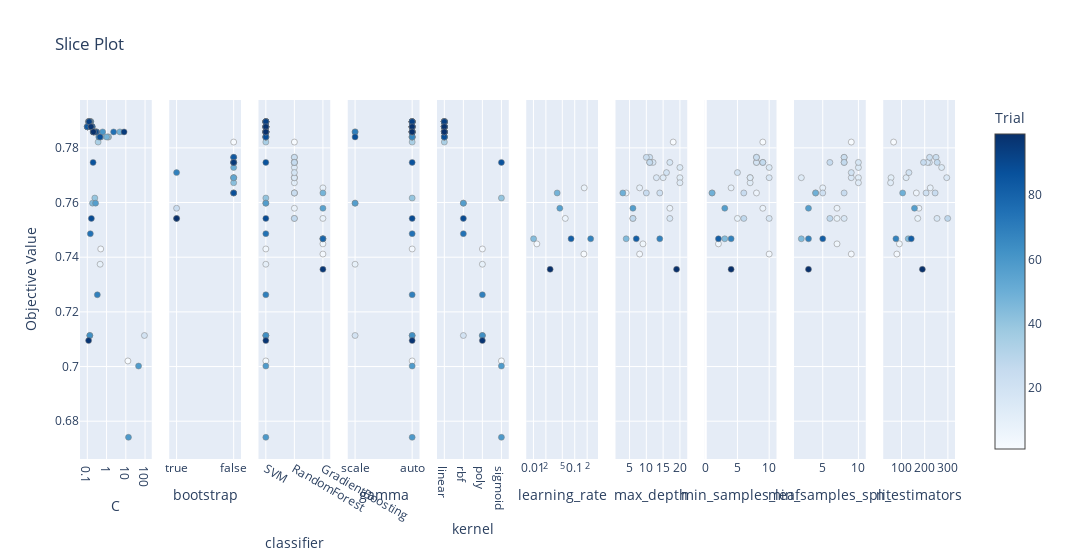

Here is the notebook cell this chart was saved with:
### Code cell
# 3. Slice Plot
plot_slice(study).show()

### Figure 1 — Plotly figure (JSON) as saved in the notebook; plotly's stock layout.template omitted (floating-point values rounded to 4 significant figures)
{"data": [{"marker": {"color": [1, 3, 9, 19, 27, 28, 29, 30, 31, 32, 33, 34, 35, 36, 37, 38, 39, 40, 41, 42, 44, 45, 46, 48, 49, 50, 51, 52, 53, 54, 56, 57, 58, 59, 60, 61, 62, 63, 64, 65, 67, 68, 69, 70, 71, 72, 73, 74, 75, 76, 77, 78, 80, 81, 82, 83, 84, 85, 86, 87, 88, 89, 90, 91, 92, 93, 94, 95, 97, 98, 99], "colorbar": {"title": {"text": "Trial"}, "x": 1, "xpad": 40}, "colorscale": [[0, "rgb(247,251,255)"], [0.125, "rgb(222,235,247)"], [0.25, "rgb(198,219,239)"], [0.375, "rgb(158,202,225)"], [0.5, "rgb(107,174,214)"], [0.625, "rgb(66,146,198)"], [0.75, "rgb(33,113,181)"], [0.875, "rgb(8,81,156)"], [1, "rgb(8,48,107)"]], "line": {"color": "Grey", "width": 0.5}, "showscale": true}, "mode": "markers", "name": "Feasible Trial", "showlegend": false, "type": "scatter", "x": [12.83, 0.4975, 0.4638, 92.55, 0.1205, 0.1237, 0.1017, 0.1141, 0.1434, 0.1162, 0.101, 0.3643, 0.2831, 1.273, 0.2172, 1.169, 0.1663, 0.2452, 0.1006, 0.1007, 0.2139, 0.1861, 0.1707, 1.004, 4.903, 0.507, 0.1158, 0.1499, 0.1456, 0.3006, 0.1355, 0.2687, 46.0, 13.74, 0.6284, 0.1512, 0.143, 0.1345, 0.1992, 0.1006, 0.3963, 0.1329, 0.3319, 0.2296, 0.1342, 0.1678, 0.1007, 0.1437, 2.323, 0.2218, 0.1223, 0.1795, 0.2488, 0.1612, 0.123, 0.1803, 0.1004, 0.3054, 0.1998, 0.1274, 0.457, 0.1627, 0.2689, 0.1227, 0.1567, 0.125, 0.2076, 8.139, 0.1167, 0.1561, 0.2082], "xaxis": "x", "y": [0.702, 0.743, 0.7374, 0.7114, 0.7896, 0.7896, 0.7877, 0.7896, 0.7896, 0.7896, 0.7877, 0.7821, 0.7858, 0.784, 0.7858, 0.784, 0.7877, 0.7616, 0.7877, 0.7877, 0.7858, 0.7598, 0.7877, 0.784, 0.7858, 0.784, 0.7896, 0.7896, 0.7896, 0.7858, 0.7114, 0.7598, 0.7002, 0.6741, 0.7858, 0.7896, 0.7896, 0.7114, 0.7858, 0.7877, 0.784, 0.7896, 0.7263, 0.7858, 0.7896, 0.7877, 0.7877, 0.7486, 0.7858, 0.7858, 0.7896, 0.7877, 0.7858, 0.7877, 0.7896, 0.7877, 0.7877, 0.7858, 0.7747, 0.7896, 0.784, 0.7542, 0.7858, 0.7896, 0.7877, 0.7896, 0.7858, 0.7858, 0.7095, 0.7877, 0.7858], "yaxis": "y"}, {"marker": {"color": [0, 5, 6, 10, 11, 12, 13, 14, 15, 16, 17, 18, 20, 21, 22, 23, 24, 25, 26], "colorbar": {"title": {"text": "Trial"}, "x": 1, "xpad": 40}, "colorscale": [[0, "rgb(247,251,255)"], [0.125, "rgb(222,235,247)"], [0.25, "rgb(198,219,239)"], [0.375, "rgb(158,202,225)"], [0.5, "rgb(107,174,214)"], [0.625, "rgb(66,146,198)"], [0.75, "rgb(33,113,181)"], [0.875, "rgb(8,81,156)"], [1, "rgb(8,48,107)"]], "line": {"color": "Grey", "width": 0.5}, "showscale": false}, "mode": "markers", "name": "Feasible Trial", "showlegend": false, "type": "scatter", "x": [false, false, true, false, false, false, false, false, true, false, false, true, false, false, false, false, false, false, true], "xaxis": "x2", "y": [0.7821, 0.7635, 0.7579, 0.7691, 0.7672, 0.7691, 0.7728, 0.7691, 0.7542, 0.7747, 0.7747, 0.7709, 0.7635, 0.7765, 0.7765, 0.7635, 0.7747, 0.7747, 0.7542], "yaxis": "y2"}, {"marker": {"color": [0, 1, 2, 3, 4, 5, 6, 7, 8, 9, 10, 11, 12, 13, 14, 15, 16, 17, 18, 19, 20, 21, 22, 23, 24, 25, 26, 27, 28, 29, 30, 31, 32, 33, 34, 35, 36, 37, 38, 39, 40, 41, 42, 43, 44, 45, 46, 47, 48, 49, 50, 51, 52, 53, 54, 55, 56, 57, 58, 59, 60, 61, 62, 63, 64, 65, 66, 67, 68, 69, 70, 71, 72, 73, 74, 75, 76, 77, 78, 79, 80, 81, 82, 83, 84, 85, 86, 87, 88, 89, 90, 91, 92, 93, 94, 95, 96, 97, 98, 99], "colorbar": {"title": {"text": "Trial"}, "x": 1, "xpad": 40}, "colorscale": [[0, "rgb(247,251,255)"], [0.125, "rgb(222,235,247)"], [0.25, "rgb(198,219,239)"], [0.375, "rgb(158,202,225)"], [0.5, "rgb(107,174,214)"], [0.625, "rgb(66,146,198)"], [0.75, "rgb(33,113,181)"], [0.875, "rgb(8,81,156)"], [1, "rgb(8,48,107)"]], "line": {"color": "Grey", "width": 0.5}, "showscale": false}, "mode": "markers", "name": "Feasible Trial", "showlegend": false, "type": "scatter", "x": ["RandomForest", "SVM", "GradientBoosting", "SVM", "GradientBoosting", "RandomForest", "RandomForest", "GradientBoosting", "GradientBoosting", "SVM", "RandomForest", "RandomForest", "RandomForest", "RandomForest", "RandomForest", "RandomForest", "RandomForest", "RandomForest", "RandomForest", "SVM", "RandomForest", "RandomForest", "RandomForest", "RandomForest", "RandomForest", "RandomForest", "RandomForest", "SVM", "SVM", "SVM", "SVM", "SVM", "SVM", "SVM", "SVM", "SVM", "SVM", "SVM", "SVM", "SVM", "SVM", "SVM", "SVM", "GradientBoosting", "SVM", "SVM", "SVM", "GradientBoosting", "SVM", "SVM", "SVM", "SVM", "SVM", "SVM", "SVM", "GradientBoosting", "SVM", "SVM", "SVM", "SVM", "SVM", "SVM", "SVM", "SVM", "SVM", "SVM", "GradientBoosting", "SVM", "SVM", "SVM", "SVM", "SVM", "SVM", "SVM", "SVM", "SVM", "SVM", "SVM", "SVM", "GradientBoosting", "SVM", "SVM", "SVM", "SVM", "SVM", "SVM", "SVM", "SVM", "SVM", "SVM", "SVM", "SVM", "SVM", "SVM", "SVM", "SVM", "GradientBoosting", "SVM", "SVM", "SVM"], "xaxis": "x3", "y": [0.7821, 0.702, 0.7412, 0.743, 0.7449, 0.7635, 0.7579, 0.7542, 0.7654, 0.7374, 0.7691, 0.7672, 0.7691, 0.7728, 0.7691, 0.7542, 0.7747, 0.7747, 0.7709, 0.7114, 0.7635, 0.7765, 0.7765, 0.7635, 0.7747, 0.7747, 0.7542, 0.7896, 0.7896, 0.7877, 0.7896, 0.7896, 0.7896, 0.7877, 0.7821, 0.7858, 0.784, 0.7858, 0.784, 0.7877, 0.7616, 0.7877, 0.7877, 0.7467, 0.7858, 0.7598, 0.7877, 0.7635, 0.784, 0.7858, 0.784, 0.7896, 0.7896, 0.7896, 0.7858, 0.7579, 0.7114, 0.7598, 0.7002, 0.6741, 0.7858, 0.7896, 0.7896, 0.7114, 0.7858, 0.7877, 0.7467, 0.784, 0.7896, 0.7263, 0.7858, 0.7896, 0.7877, 0.7877, 0.7486, 0.7858, 0.7858, 0.7896, 0.7877, 0.7467, 0.7858, 0.7877, 0.7896, 0.7877, 0.7877, 0.7858, 0.7747, 0.7896, 0.784, 0.7542, 0.7858, 0.7896, 0.7877, 0.7896, 0.7858, 0.7858, 0.7356, 0.7095, 0.7877, 0.7858], "yaxis": "y3"}, {"marker": {"color": [1, 3, 9, 19, 27, 28, 29, 30, 31, 32, 33, 34, 35, 36, 37, 38, 39, 40, 41, 42, 44, 45, 46, 48, 49, 50, 51, 52, 53, 54, 56, 57, 58, 59, 60, 61, 62, 63, 64, 65, 67, 68, 69, 70, 71, 72, 73, 74, 75, 76, 77, 78, 80, 81, 82, 83, 84, 85, 86, 87, 88, 89, 90, 91, 92, 93, 94, 95, 97, 98, 99], "colorbar": {"title": {"text": "Trial"}, "x": 1, "xpad": 40}, "colorscale": [[0, "rgb(247,251,255)"], [0.125, "rgb(222,235,247)"], [0.25, "rgb(198,219,239)"], [0.375, "rgb(158,202,225)"], [0.5, "rgb(107,174,214)"], [0.625, "rgb(66,146,198)"], [0.75, "rgb(33,113,181)"], [0.875, "rgb(8,81,156)"], [1, "rgb(8,48,107)"]], "line": {"color": "Grey", "width": 0.5}, "showscale": false}, "mode": "markers", "name": "Feasible Trial", "showlegend": false, "type": "scatter", "x": ["auto", "auto", "scale", "scale", "auto", "auto", "auto", "auto", "auto", "auto", "auto", "auto", "auto", "auto", "auto", "auto", "auto", "auto", "auto", "auto", "auto", "scale", "auto", "auto", "auto", "auto", "auto", "auto", "auto", "auto", "auto", "scale", "auto", "auto", "auto", "auto", "auto", "auto", "scale", "auto", "auto", "auto", "auto", "scale", "auto", "auto", "auto", "auto", "auto", "auto", "auto", "auto", "auto", "auto", "auto", "auto", "auto", "auto", "auto", "auto", "scale", "auto", "auto", "auto", "auto", "auto", "auto", "auto", "auto", "auto", "auto"], "xaxis": "x4", "y": [0.702, 0.743, 0.7374, 0.7114, 0.7896, 0.7896, 0.7877, 0.7896, 0.7896, 0.7896, 0.7877, 0.7821, 0.7858, 0.784, 0.7858, 0.784, 0.7877, 0.7616, 0.7877, 0.7877, 0.7858, 0.7598, 0.7877, 0.784, 0.7858, 0.784, 0.7896, 0.7896, 0.7896, 0.7858, 0.7114, 0.7598, 0.7002, 0.6741, 0.7858, 0.7896, 0.7896, 0.7114, 0.7858, 0.7877, 0.784, 0.7896, 0.7263, 0.7858, 0.7896, 0.7877, 0.7877, 0.7486, 0.7858, 0.7858, 0.7896, 0.7877, 0.7858, 0.7877, 0.7896, 0.7877, 0.7877, 0.7858, 0.7747, 0.7896, 0.784, 0.7542, 0.7858, 0.7896, 0.7877, 0.7896, 0.7858, 0.7858, 0.7095, 0.7877, 0.7858], "yaxis": "y4"}, {"marker": {"color": [1, 3, 9, 19, 27, 28, 29, 30, 31, 32, 33, 34, 35, 36, 37, 38, 39, 40, 41, 42, 44, 45, 46, 48, 49, 50, 51, 52, 53, 54, 56, 57, 58, 59, 60, 61, 62, 63, 64, 65, 67, 68, 69, 70, 71, 72, 73, 74, 75, 76, 77, 78, 80, 81, 82, 83, 84, 85, 86, 87, 88, 89, 90, 91, 92, 93, 94, 95, 97, 98, 99], "colorbar": {"title": {"text": "Trial"}, "x": 1, "xpad": 40}, "colorscale": [[0, "rgb(247,251,255)"], [0.125, "rgb(222,235,247)"], [0.25, "rgb(198,219,239)"], [0.375, "rgb(158,202,225)"], [0.5, "rgb(107,174,214)"], [0.625, "rgb(66,146,198)"], [0.75, "rgb(33,113,181)"], [0.875, "rgb(8,81,156)"], [1, "rgb(8,48,107)"]], "line": {"color": "Grey", "width": 0.5}, "showscale": false}, "mode": "markers", "name": "Feasible Trial", "showlegend": false, "type": "scatter", "x": ["sigmoid", "poly", "poly", "rbf", "linear", "linear", "linear", "linear", "linear", "linear", "linear", "linear", "linear", "linear", "linear", "linear", "linear", "sigmoid", "linear", "linear", "linear", "rbf", "linear", "linear", "linear", "linear", "linear", "linear", "linear", "linear", "poly", "rbf", "sigmoid", "sigmoid", "linear", "linear", "linear", "poly", "linear", "linear", "linear", "linear", "poly", "linear", "linear", "linear", "linear", "rbf", "linear", "linear", "linear", "linear", "linear", "linear", "linear", "linear", "linear", "linear", "sigmoid", "linear", "linear", "rbf", "linear", "linear", "linear", "linear", "linear", "linear", "poly", "linear", "linear"], "xaxis": "x5", "y": [0.702, 0.743, 0.7374, 0.7114, 0.7896, 0.7896, 0.7877, 0.7896, 0.7896, 0.7896, 0.7877, 0.7821, 0.7858, 0.784, 0.7858, 0.784, 0.7877, 0.7616, 0.7877, 0.7877, 0.7858, 0.7598, 0.7877, 0.784, 0.7858, 0.784, 0.7896, 0.7896, 0.7896, 0.7858, 0.7114, 0.7598, 0.7002, 0.6741, 0.7858, 0.7896, 0.7896, 0.7114, 0.7858, 0.7877, 0.784, 0.7896, 0.7263, 0.7858, 0.7896, 0.7877, 0.7877, 0.7486, 0.7858, 0.7858, 0.7896, 0.7877, 0.7858, 0.7877, 0.7896, 0.7877, 0.7877, 0.7858, 0.7747, 0.7896, 0.784, 0.7542, 0.7858, 0.7896, 0.7877, 0.7896, 0.7858, 0.7858, 0.7095, 0.7877, 0.7858], "yaxis": "y5"}, {"marker": {"color": [2, 4, 7, 8, 43, 47, 55, 66, 79, 96], "colorbar": {"title": {"text": "Trial"}, "x": 1, "xpad": 40}, "colorscale": [[0, "rgb(247,251,255)"], [0.125, "rgb(222,235,247)"], [0.25, "rgb(198,219,239)"], [0.375, "rgb(158,202,225)"], [0.5, "rgb(107,174,214)"], [0.625, "rgb(66,146,198)"], [0.75, "rgb(33,113,181)"], [0.875, "rgb(8,81,156)"], [1, "rgb(8,48,107)"]], "line": {"color": "Grey", "width": 0.5}, "showscale": false}, "mode": "markers", "name": "Feasible Trial", "showlegend": false, "type": "scatter", "x": [0.1664, 0.01208, 0.05898, 0.1697, 0.01008, 0.03754, 0.04358, 0.2431, 0.08162, 0.02538], "xaxis": "x6", "y": [0.7412, 0.7449, 0.7542, 0.7654, 0.7467, 0.7635, 0.7579, 0.7467, 0.7467, 0.7356], "yaxis": "y6"}, {"marker": {"color": [0, 2, 4, 5, 6, 7, 8, 10, 11, 12, 13, 14, 15, 16, 17, 18, 20, 21, 22, 23, 24, 25, 26, 43, 47, 55, 66, 79, 96], "colorbar": {"title": {"text": "Trial"}, "x": 1, "xpad": 40}, "colorscale": [[0, "rgb(247,251,255)"], [0.125, "rgb(222,235,247)"], [0.25, "rgb(198,219,239)"], [0.375, "rgb(158,202,225)"], [0.5, "rgb(107,174,214)"], [0.625, "rgb(66,146,198)"], [0.75, "rgb(33,113,181)"], [0.875, "rgb(8,81,156)"], [1, "rgb(8,48,107)"]], "line": {"color": "Grey", "width": 0.5}, "showscale": false}, "mode": "markers", "name": "Feasible Trial", "showlegend": false, "type": "scatter", "x": [18, 8, 9, 4, 17, 6, 8, 20, 20, 15, 20, 13, 17, 17, 12, 16, 14, 11, 10, 10, 11, 11, 6, 4, 3, 6, 14, 7, 19], "xaxis": "x7", "y": [0.7821, 0.7412, 0.7449, 0.7635, 0.7579, 0.7542, 0.7654, 0.7691, 0.7672, 0.7691, 0.7728, 0.7691, 0.7542, 0.7747, 0.7747, 0.7709, 0.7635, 0.7765, 0.7765, 0.7635, 0.7747, 0.7747, 0.7542, 0.7467, 0.7635, 0.7579, 0.7467, 0.7467, 0.7356], "yaxis": "y7"}, {"marker": {"color": [0, 2, 4, 5, 6, 7, 8, 10, 11, 12, 13, 14, 15, 16, 17, 18, 20, 21, 22, 23, 24, 25, 26, 43, 47, 55, 66, 79, 96], "colorbar": {"title": {"text": "Trial"}, "x": 1, "xpad": 40}, "colorscale": [[0, "rgb(247,251,255)"], [0.125, "rgb(222,235,247)"], [0.25, "rgb(198,219,239)"], [0.375, "rgb(158,202,225)"], [0.5, "rgb(107,174,214)"], [0.625, "rgb(66,146,198)"], [0.75, "rgb(33,113,181)"], [0.875, "rgb(8,81,156)"], [1, "rgb(8,48,107)"]], "line": {"color": "Grey", "width": 0.5}, "showscale": false}, "mode": "markers", "name": "Feasible Trial", "showlegend": false, "type": "scatter", "x": [9, 10, 2, 8, 9, 5, 4, 7, 7, 7, 10, 10, 10, 8, 8, 5, 1, 8, 8, 6, 9, 9, 6, 3, 1, 3, 4, 2, 4], "xaxis": "x8", "y": [0.7821, 0.7412, 0.7449, 0.7635, 0.7579, 0.7542, 0.7654, 0.7691, 0.7672, 0.7691, 0.7728, 0.7691, 0.7542, 0.7747, 0.7747, 0.7709, 0.7635, 0.7765, 0.7765, 0.7635, 0.7747, 0.7747, 0.7542, 0.7467, 0.7635, 0.7579, 0.7467, 0.7467, 0.7356], "yaxis": "y8"}, {"marker": {"color": [0, 2, 4, 5, 6, 7, 8, 10, 11, 12, 13, 14, 15, 16, 17, 18, 20, 21, 22, 23, 24, 25, 26, 43, 47, 55, 66, 79, 96], "colorbar": {"title": {"text": "Trial"}, "x": 1, "xpad": 40}, "colorscale": [[0, "rgb(247,251,255)"], [0.125, "rgb(222,235,247)"], [0.25, "rgb(198,219,239)"], [0.375, "rgb(158,202,225)"], [0.5, "rgb(107,174,214)"], [0.625, "rgb(66,146,198)"], [0.75, "rgb(33,113,181)"], [0.875, "rgb(8,81,156)"], [1, "rgb(8,48,107)"]], "line": {"color": "Grey", "width": 0.5}, "showscale": false}, "mode": "markers", "name": "Feasible Trial", "showlegend": false, "type": "scatter", "x": [9, 9, 7, 4, 7, 7, 5, 10, 10, 2, 10, 9, 8, 10, 8, 9, 5, 8, 8, 8, 6, 8, 6, 2, 4, 3, 3, 5, 3], "xaxis": "x9", "y": [0.7821, 0.7412, 0.7449, 0.7635, 0.7579, 0.7542, 0.7654, 0.7691, 0.7672, 0.7691, 0.7728, 0.7691, 0.7542, 0.7747, 0.7747, 0.7709, 0.7635, 0.7765, 0.7765, 0.7635, 0.7747, 0.7747, 0.7542, 0.7467, 0.7635, 0.7579, 0.7467, 0.7467, 0.7356], "yaxis": "y9"}, {"marker": {"color": [0, 2, 4, 5, 6, 7, 8, 10, 11, 12, 13, 14, 15, 16, 17, 18, 20, 21, 22, 23, 24, 25, 26, 43, 47, 55, 66, 79, 96], "colorbar": {"title": {"text": "Trial"}, "x": 1, "xpad": 40}, "colorscale": [[0, "rgb(247,251,255)"], [0.125, "rgb(222,235,247)"], [0.25, "rgb(198,219,239)"], [0.375, "rgb(158,202,225)"], [0.5, "rgb(107,174,214)"], [0.625, "rgb(66,146,198)"], [0.75, "rgb(33,113,181)"], [0.875, "rgb(8,81,156)"], [1, "rgb(8,48,107)"]], "line": {"color": "Grey", "width": 0.5}, "showscale": false}, "mode": "markers", "name": "Feasible Trial", "showlegend": false, "type": "scatter", "x": [66, 80, 91, 164, 175, 170, 224, 55, 53, 120, 273, 295, 253, 220, 212, 132, 206, 221, 249, 245, 195, 254, 299, 129, 105, 156, 76, 142, 190], "xaxis": "x10", "y": [0.7821, 0.7412, 0.7449, 0.7635, 0.7579, 0.7542, 0.7654, 0.7691, 0.7672, 0.7691, 0.7728, 0.7691, 0.7542, 0.7747, 0.7747, 0.7709, 0.7635, 0.7765, 0.7765, 0.7635, 0.7747, 0.7747, 0.7542, 0.7467, 0.7635, 0.7579, 0.7467, 0.7467, 0.7356], "yaxis": "y10"}], "layout": {"title": {"text": "Slice Plot"}, "width": 3000, "xaxis": {"anchor": "y", "domain": [0, 0.082], "title": {"text": "C"}, "type": "log"}, "xaxis10": {"anchor": "y10", "domain": [0.918, 1.0], "title": {"text": "n_estimators"}}, "xaxis2": {"anchor": "y2", "categoryarray": [true, false], "categoryorder": "array", "domain": [0.102, 0.184], "title": {"text": "bootstrap"}, "type": "category"}, "xaxis3": {"anchor": "y3", "categoryarray": ["SVM", "RandomForest", "GradientBoosting"], "categoryorder": "array", "domain": [0.204, 0.286], "title": {"text": "classifier"}, "type": "category"}, "xaxis4": {"anchor": "y4", "categoryarray": ["scale", "auto"], "categoryorder": "array", "domain": [0.306, 0.388], "title": {"text": "gamma"}, "type": "category"}, "xaxis5": {"anchor": "y5", "categoryarray": ["linear", "rbf", "poly", "sigmoid"], "categoryorder": "array", "domain": [0.408, 0.49], "title": {"text": "kernel"}, "type": "category"}, "xaxis6": {"anchor": "y6", "domain": [0.51, 0.592], "title": {"text": "learning_rate"}, "type": "log"}, "xaxis7": {"anchor": "y7", "domain": [0.612, 0.694], "title": {"text": "max_depth"}}, "xaxis8": {"anchor": "y8", "domain": [0.714, 0.796], "title": {"text": "min_samples_leaf"}}, "xaxis9": {"anchor": "y9", "domain": [0.816, 0.898], "title": {"text": "min_samples_split"}}, "yaxis": {"anchor": "x", "domain": [0, 1], "title": {"text": "Objective Value"}}, "yaxis10": {"anchor": "x10", "domain": [0, 1], "matches": "y", "showticklabels": false}, "yaxis2": {"anchor": "x2", "domain": [0, 1], "matches": "y", "showticklabels": false}, "yaxis3": {"anchor": "x3", "domain": [0, 1], "matches": "y", "showticklabels": false}, "yaxis4": {"anchor": "x4", "domain": [0, 1], "matches": "y", "showticklabels": false}, "yaxis5": {"anchor": "x5", "domain": [0, 1], "matches": "y", "showticklabels": false}, "yaxis6": {"anchor": "x6", "domain": [0, 1], "matches": "y", "showticklabels": false}, "yaxis7": {"anchor": "x7", "domain": [0, 1], "matches": "y", "showticklabels": false}, "yaxis8": {"anchor": "x8", "domain": [0, 1], "matches": "y", "showticklabels": false}, "yaxis9": {"anchor": "x9", "domain": [0, 1], "matches": "y", "showticklabels": false}}}
